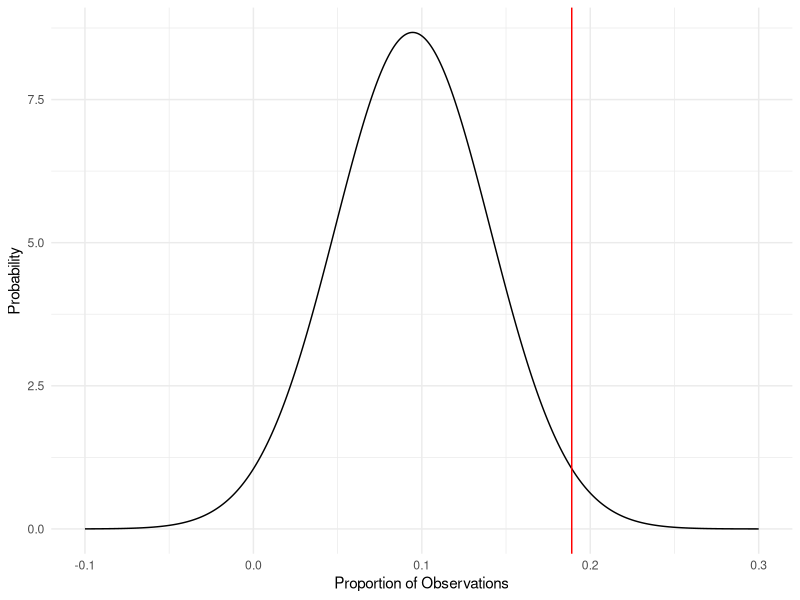

Generate this figure with R:
## ---- chunk 1
library(tidyverse)
library(tibble)
library(ggplot2)
knitr::opts_chunk$set(echo = TRUE)
## ---- chunk 2
res <- tibble(pattern=c("4,0,0,0","3,1,0,0","2,2,0,0","2,1,1,0","1,1,1,1"),
              count=c(4,4,5,17,7)) %>% 
  mutate(portion=count/sum(count))

knitr::kable(res,digits=3,colnames=c("Pattern","Count","Portion"))

## ---- chunk 3
final_props <- data.frame(
  "4,0,0,0" = double(), 
  "3,1,0,0" = double(),
  "2,2,0,0" = double(),
  "2,1,1,0" = double(),
  "1,1,1,1" = double()
)

trials = 1000

for (i in 1:trials){
# Initialize a an empty dataframe
results_df <- data.frame(
  trial = integer(),  
  pattern = character(), 
  mapped_pattern = character()  
)

# Counts number of bees in each hole
map_pattern <- function(choices) {
  mapped_pattern <- table(choices)
  mapped_pattern <- as.character(mapped_pattern[1:4])
  return(mapped_pattern)
}

# Uses random integers to indicate bee hole choices
select_holes <- function() {
  choices <- sample.int(4, 4, replace = TRUE)
  return(choices)
}

num_trials <- 37

# Simulate trials and record results
for (i in 1:num_trials) {
  choices <- select_holes()
  mapped_pattern <- map_pattern(choices)
  results_df <- rbind(results_df, data.frame(trial = i, pattern = paste(choices, collapse = ","), mapped_pattern = paste(mapped_pattern, collapse = ",")))
}

proportions <- table(results_df$mapped_pattern) / num_trials


# Convert proportions to same table as presented by researcher
sim_res <- tibble(pattern=c("4,0,0,0","3,1,0,0","2,2,0,0","2,1,1,0","1,1,1,1"),
              portion=c(proportions["4,NA,NA,NA"],
                      proportions["1,3,NA,NA"] + proportions["3,1,NA,NA"],
                      proportions["2,2,NA,NA"],
                      proportions["1,1,2,NA"] + proportions["1,2,1,NA"] + proportions["2,1,1,NA"],
                      proportions["1,1,1,1"]))


proportion_dist <- data.frame("4,0,0,0" = sim_res[1,2],
                              "3,1,0,0" = sim_res[2,2],
                              "2,2,0,0" = sim_res[3,2],
                              "2,1,1,0" = sim_res[4,2],
                              "1,1,1,1" = sim_res[5,2])

final_props <- rbind(final_props, proportion_dist)
}
## ---- chunk 4
#p-value for all bees in individual holes 
final_props[is.na(final_props)] <- 0
ones_actual <- 0.189
ones_mean <- mean(final_props$portion.4)
ones_sd <- sd(final_props$portion.4)

p1 = 1 - pnorm(ones_actual, ones_mean, ones_sd)

p1.2 = mean(final_props$portion.4 >= ones_actual)
# Appears as if the bees are choosing to go to empty holes more often than random
# Plot the results
# Generate x values for the curve
x <- seq(-0.1, 0.3, length.out = 1000)
# Calculate the normal density values
y <- dnorm(x, mean = ones_mean, sd = ones_sd)
# Create a data frame for the curve
curve_data <- data.frame(x = x, y = y)
# Visualize the data
ggplot(data = curve_data, aes(x = x, y = y)) +
  geom_line() +
  geom_vline(xintercept = ones_actual, color = "red") +
  labs(x = "Proportion of Observations", y = "Probability") +
  theme_minimal()
## ---- chunk 5
# Compare proportion of (2,2,0,0) observation
twos_actual <- 0.135
twos_mean <- mean(final_props$portion.2)
twos_sd <- sd(final_props$portion.2)

p22 = 1 - pnorm(twos_actual, twos_mean, twos_sd)

p22.2 = mean(final_props$portion.2 >= twos_actual)


# compare proportion of (2,1,1,0) observation
two_ones_actual <- 0.459
two_ones_mean <- mean(final_props$portion.3)
two_ones_sd <- sd(final_props$portion.3)

p211 = 1 - pnorm(two_ones_actual, two_ones_mean, two_ones_sd)

p211.2= mean(final_props$portion.3 >= two_ones_actual)
# Compare proportion of (3,1,0,0) observation
three_actual <- 0.135
three_mean <- mean(final_props$portion.1)
three_sd <- sd(final_props$portion.1)

p31 = 1 - pnorm(three_actual, three_mean, three_sd)


# Compare proportion of (4,0,0,0) observation
four_actual <- 0.135
four_mean <- mean(final_props$portion)
four_sd <- sd(final_props$portion)

p4 = 1 - pnorm(four_actual, four_mean, four_sd)
p4.2 = mean(final_props$portion >= four_actual)

# make Table
result_table <- tibble(
  Pattern = c("4,0,0,0", "3,1,0,0", "2,2,0,0", "2,1,1,0", "1,1,1,1"),
  Observed_Portion = c(4, 4, 5, 17, 7) / 37,
  Simulated_Portion = c(four_mean, three_mean, twos_mean, two_ones_mean, ones_mean),
  right_sided_p_value = c(p4, p31, p22, p211, p1)
)

knitr::kable(result_table,digits=4,colnames=c("Pattern","Observed Proportion","Simulated Proportion","Right-sided p-value"))
